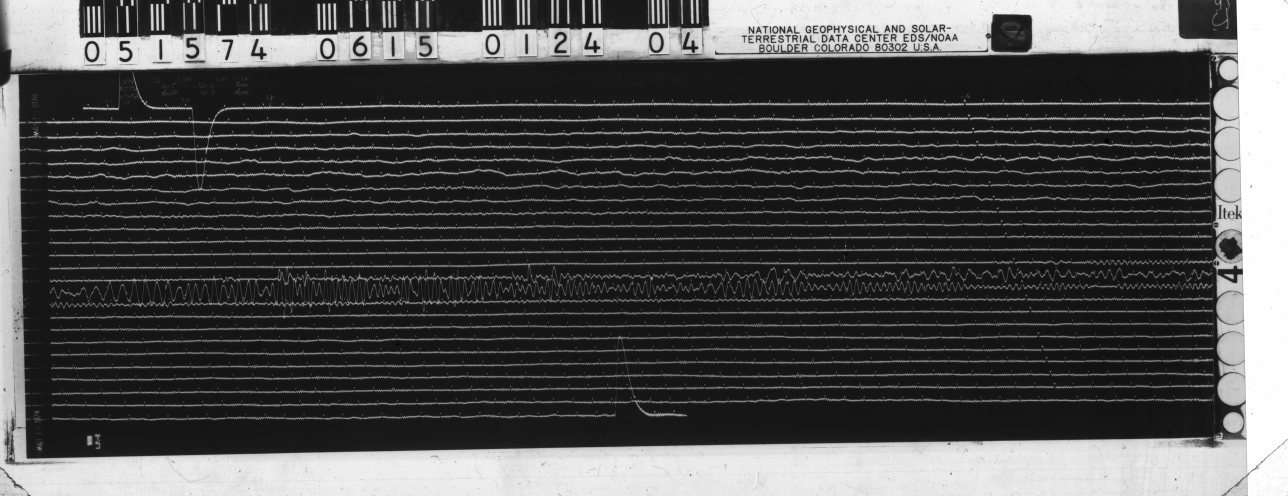
#> input picture in/dummy-seismo-small.png, 3863 x 1488 px (shown at 1/3 size); its folder holds only this picture in this run
$ python -i threshold.py   (imports and definitions only)   (Python 2 division)
#> lines starting #> are read from the running program, lines starting #| are printed output that depends on the picture; after the words box and inside, x2 and y2 are one past the last pixel; in counts of white or black regions, pixels touching at a corner belong together
### lib/mitchells_best_candidate.py
# -*- coding: utf-8 -*-
"""
Created on Sun Nov  9 21:53:26 2014

@author: benamy
"""

import numpy as np
from math import sqrt
from lib.debug import Debug

generator = Debug.random

def best_candidate_sample(coords, num_samples, num_candidates = 10):
  '''
  Sample points randomly from a 2-D array using Mitchell's Best Candidate
  sampling algorithm. Produces more even coverage of an array than simply
  taking a number of uniform random samples.

  Parameters
  ------------
  coords : 2-D array of ints
    A list of candidate points.
  num_samples : int
    The number of samples to take.
  num_candidates : int, optional
    The number of candidate samples to consider per sample point.

  Returns
  ---------
  samples : 2-D numpy array of ints
    The coordinates of the chosen sample points. The array has two columns
    and num_samples rows.
  '''
  samples = [get_candidates(coords,num_candidates)[0]]
  for i in xrange(1,num_samples):
    candidates = get_candidates(coords, num_candidates)
    best_candidate = find_best_candidate(candidates, samples)
    samples.append(best_candidate)
  samples = np.asarray(samples)
  return samples

def get_candidates(coords, num_candidates):
  random_indices = generator.choice(len(coords), num_candidates)
  candidates = coords[random_indices,:]
  return candidates

# [34 lines left out: functions best_candidate_sample_from_rect, get_candidates_from_rect, not called in this run]

def find_best_candidate(candidates, samples):
  best_candidate = None
  furthest_d = 0
  for candidate in candidates:
    _,dist = find_closest(candidate, samples)
    if dist > furthest_d:
      best_candidate = candidate
      furthest_d = dist
  return best_candidate

def find_closest(point, points):
  closest_p = points[0]
  closest_d = distance(point, closest_p)
  for p in points:
    d = distance(point, p)
    if d < closest_d:
      closest_p = p
      closest_d = d
  return [closest_p, closest_d]

def distance(p1, p2):
  return sqrt((p1[0] - p2[0])**2 + (p1[1] - p2[1])**2)

### lib/timer.py
import sys
from time import time

timeDict = {}
depth = 0

# keep track of whether timers are being nested
timer_open = False

def timeStart(key):
  global depth, timer_open

  timeDict[key] = time()

  printStart(key, timer_open)

  depth += 1
  timer_open = True

def timeEnd(key):
  global depth, timer_open

  depth -= 1

  time_elapsed = time() - timeDict[key]
  del timeDict[key]

  printEnd(key, time_elapsed, timer_open)

  timer_open = False

  return time_elapsed

def printStart(key, timer_open):
  if (timer_open is True):
    sys.stdout.write("\n")

  sys.stdout.write(getIndent() + key + " ... ")
  sys.stdout.flush()

def printEnd(key, time_elapsed, timer_open):
  if (timer_open is False):
    sys.stdout.write(getIndent())

  sys.stdout.write(str(time_elapsed) + "s \n")

def getIndent():
  return ''.join(["  " for i in range(depth)])

### lib/threshold.py
# -*- coding: utf-8 -*-
"""
Created on Fri Feb 13 13:05:12 2015

@author: benamy
"""

from lib.timer import timeStart, timeEnd
from lib.debug import Debug

import numpy as np
from scipy.interpolate import SmoothBivariateSpline as spline2d
from scipy.ndimage import distance_transform_edt
from skimage.morphology import (convex_hull_image)
from numpy.ma.core import MaskedArray
from mitchells_best_candidate import best_candidate_sample
from utilities import local_min

generator = Debug.random

def threshold(img, threshold_function, num_blocks, block_dims = None,
        smoothing = 0.003):
  '''
  Get a smoothly varying threshold from an image by applying the threshold
  function to multiple randomly positioned blocks of the image and using
  a 2-D smoothing spline to set the threshold across the image.

  Parameters
  ------------
  img : 2-D numpy array
    The grayscale image.
  threshold_function : a function
    The threshold function should take a grayscale image as an input and
    output an int or float.
  num_blocks : int
    The number of blocks within the image to which to apply the threshold
    function. A higher number will provide better coverage across the
    image but will take longer to evaluate.
  block_dims : tuple or numpy array, optional
    The dimensions of the rectangular blocks. Dimensions should be less
    than the dimensions of the image. If left unspecified, the blocks will
    be squares with area approximately equal to two times the area of the
    image, divided by num_blocks.
  smoothing : float, optional
    A parameter to adjust the smoothness of the 2-D smoothing spline. A
    higher number increases the smoothness of the output. An input of zero
    is equivalent to interpolation.

  Returns
  ---------
  th_new : 2-D numpy array
    The threshold. The array is the same shape as the original input image.
  '''
  img_dims = img.shape
  if num_blocks >= 16:
    spline_order = 3
  else:
    spline_order = int(np.sqrt(num_blocks) - 1)
  if spline_order == 0:
    return (np.ones_like(img) * threshold_function(img))

  if (type(img) is MaskedArray):
    mask = img.mask
  else:
    mask = np.zeros(img_dims, dtype=bool)

  candidate_coords = np.transpose(np.nonzero(~mask))

  if block_dims is None:
    block_dim = int(round(np.sqrt(2 * img.size / num_blocks)))
    block_dims = (block_dim, block_dim)

  timeStart("select block centers")
  points = best_candidate_sample(candidate_coords, num_blocks)
  timeEnd("select block centers")

  def get_threshold_for_block(center):
    block = get_block(img, center, block_dims)
    if (type(block) is MaskedArray):
      return threshold_function(block.compressed())
    else:
      return threshold_function(block)

  timeStart("calculate thresholds for blocks of size %s" % block_dim)
  thresholds = np.asarray([ get_threshold_for_block(center) for center in points ])
  timeEnd("calculate thresholds for blocks of size %s" % block_dim)

  timeStart("fit 2-D spline")
  # Maybe consider using lower-order spline for large images
  # (if large indices create problems for cubic functions)
  fit = spline2d(points[:,0], points[:,1], thresholds,
                 bbox = [0, img_dims[0], 0, img_dims[1]],
                 kx = spline_order, ky = spline_order,
                 s = num_blocks * smoothing)
  th_new = fit(x = np.arange(img_dims[0]), y = np.arange(img_dims[1]))
  th_new = fix_border(th_new, points)
  timeEnd("fit 2-D spline")
  return th_new

# [58 lines left out: function debug_blocks, not called in this run]

def get_block(img, center, block_dims):
  '''
  Returns the rectangular subarray of **img** centered at **center**, with
  dimensions at most equal to **block_dims**.

  Parameters
  -----------
  img : 2-D numpy array
  center : tuple or numpy array
    The coordinates of the center of the block. Should be integer-valued.
  block_dims : tuple or numpy array
    The dimensions of the block. If **center** is too close to the edge of
    **img**, the returned block will have dimensions smaller than
    **block_dims**.

  Results
  ---------
  block : 2-D numpy array
    A subarray of **img**.
  '''
  img_dims = img.shape
  upper = max(0, center[0] - block_dims[0] / 2)
  lower = min(img_dims[0], center[0] + block_dims[0] / 2 + 1)
  left = max(0, center[1] - block_dims[1] / 2)
  right = min(img_dims[1], center[1] + block_dims[1] / 2 + 1)
  block = img[upper:lower, left:right]
  return block

def get_convex_hull(points, img_dims):
  '''
  Given an array containing the coordinates of points in a 2-D array, outputs
  the convex hull of those points.
  '''
  img = np.zeros(img_dims, dtype = bool)
  img[points[:,0], points[:,1]] = True
  return convex_hull_image(img)

def fix_border(spline, sample_points):
  '''
  Given coordinates of points in a 2-D array, finds the convex hull defined
  by those points. Outputs an image equal to spline within the convex hull
  and, everywhere outside the hull, equal to the value of the nearest point
  inside the hull.
  '''
  border = (~ get_convex_hull(sample_points, spline.shape))
  ind = distance_transform_edt(border, return_distances = False,
                 return_indices = True)
  return spline[tuple(ind)]

def get_hist_and_background_count(img):
  '''
  Returns a histogram of all pixel values for a grayscale image. Also
  returns the expected histogram of background pixel values.

  Parameters
  ------------
  img : 2-D numpy array
    The grayscale image. Can be either floats on the interval [0,1] or
    ints on the interval [0,255].

  Returns
  --------
  hist, bin_edges, background_count : 1-D numpy arrays
    The histogram bin values and edges, and the expected distribution of values
    for background (i.e. non-trace) pixels.
  '''
  if np.amax(img) <= 1:
    bins = np.linspace(0, 256/255, num = 257)
    img = np.round(255 * img) / 255
  else:
    bins = np.arange(257)

  # Assume that data from 256,000 pixels is sufficient
  if img.size > 256 * 1000:
    prob = float(256 * 1000) / img.size
    img = img[(generator.random_sample(size = img.shape) < prob)]
  hist_counts, bin_edges = np.histogram(img, bins = bins)

  # Pad counts with 1 (to eliminate zeros)
  hist_counts = hist_counts + 1

  expected_background_counts = get_expected_background_pixel_counts(hist_counts)

  return hist_counts, bin_edges, expected_background_counts

def get_expected_background_pixel_counts(pixel_counts):
  peak_pixel_color = get_most_common_background_pixel_color(pixel_counts)

  # Copy the histogram values from [0 -> peak] into expected_background_counts
  expected_background_counts = np.zeros((256))
  expected_background_counts[0:(peak_pixel_color + 1)] = pixel_counts[0:(peak_pixel_color + 1)]

  # Reflect the histogram values from [0 -> peak) and copy them
  # into expected_background_counts[peak+1 -> 2*peak+1]; this assumes the distribution
  # of background pixel values is symmetrical about its peak
  if peak_pixel_color != 0:
    expected_background_counts[(peak_pixel_color + 1):(2 * peak_pixel_color + 1)] = pixel_counts[(peak_pixel_color - 1)::-1]

  return expected_background_counts

def get_most_common_background_pixel_color(pixel_counts):
  # Assume the most common pixel value < 128 is the peak
  # of the background pixel distribution
  return np.argmax(pixel_counts[0:128])

def make_background_thresh_fun(prob_background = 1):

  def get_background_thresh(img):
    '''
    Identifies a threshold for pixel intensity below which pixels are part of
    the background with at least a **prob_background** estimated probability.
    This works by assuming that most of the image is dark background, the
    single most common pixel brightness is the average brightness for a
    background pixel, and that the brightnesses of background pixels are
    distributed like the normal distribution.

    Parameters
    ------------
    img : 2-D numpy array
      The grayscale image. Can be either floats on the interval [0,1] or
      ints on the interval [0,255].
    prob_background : float, optional
      The minimum (estimated) probability that a pixel is part of the
      background. Must be <=1. Lower numbers will likely result in a higher
      returned threshold.

    Returns
    --------
    th : float or int
      The threshold below which pixels in the image are likely part of the
      background.
    '''
    hist, bin_edges, background_count = get_hist_and_background_count(img)
    probabilities = np.minimum(background_count / hist, 0.99)
    peak_pixel_color = get_most_common_background_pixel_color(hist)
    probabilities[0:(peak_pixel_color + 1)] = 1
    th = bin_edges[np.argmin(probabilities >= prob_background) - 1]
    return th

  return get_background_thresh

# [33 lines left out: function make_foreground_thresh_fun, not called in this run]

def background_threshold(img, prob_background = 1, num_blocks = None,
             block_dims = None):
  '''
  The pixel intensity at every location in the image below which the pixel
  is likely part of the dark background. The threshold varies smoothly
  across the image.

  Parameters
  ------------
  img : 2-D numpy array
    The grayscale image. Can be either floats on the interval [0,1] or
    ints on the interval [0,255].
  prob_background : float, optional
    The minimum probability (estimated) that a pixel below the threshold
    is part of the backround. Must be <= 1. Lower numbers will result in
    higher thresholds.
  num_blocks : int, optional
    The number of blocks of the image to use to create the threshold.
  block_dims : tuple or numpy array
    The dimensions of the rectangular blocks. Dimensions should be less
    than the dimensions of the image. If left unspecified, the blocks will
    be squares with area approximately equal to two times the area of the
    image, divided by num_blocks.

  Returns
  ----------
  th : 2-D numpy array
    The varying threshold that separates the dark background from the rest
    of the image. Has the same size and dimensions as img.
  '''
  # Default number of blocks assumes 500x500 blocks are a good size
  if num_blocks is None:
    num_blocks = int(np.ceil(2 * img.size / 250000))

  get_background_thresh = make_background_thresh_fun(prob_background)

  return threshold(img, get_background_thresh, num_blocks, block_dims,
                   smoothing=0.003)

# [125 lines left out: functions foreground_threshold, flatten_background, not called in this run]

>>> import cv2
>>> picture = cv2.imread('../in/dummy-seismo-small.png', cv2.IMREAD_GRAYSCALE)
#> picture is the input picture: shape (1488, 3863); min 0, max 255, mean 78.8
>>> result = background_threshold(picture)
#> in get_block (call 37), `block = img[upper:lower, left:right]`:
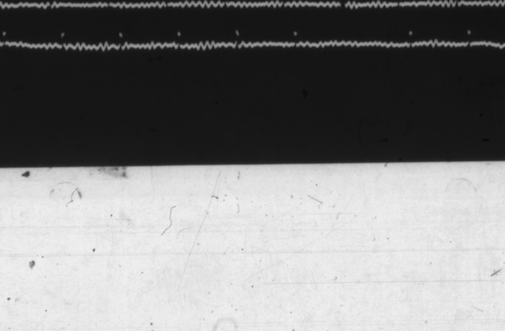
#> block: shape (331, 505); min 7, max 240, mean 128.6
#> in get_block (call 38), `block = img[upper:lower, left:right]`:
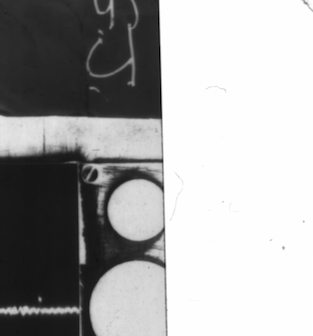
#> block: shape (336, 313); min 0, max 255, mean 165.6
#> in get_block (call 39), `block = img[upper:lower, left:right]`:
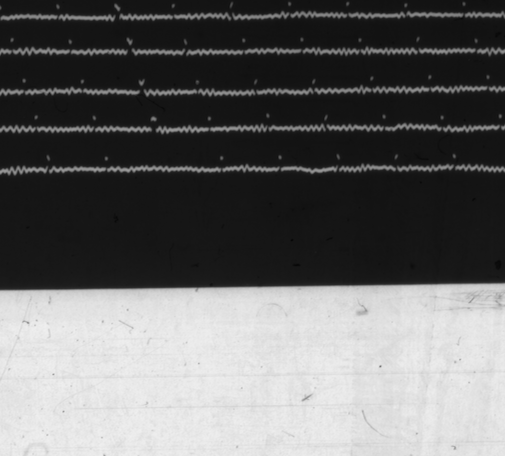
#> block: shape (456, 505); min 7, max 239, mean 102.3
#> in get_block (call 40), `block = img[upper:lower, left:right]`:
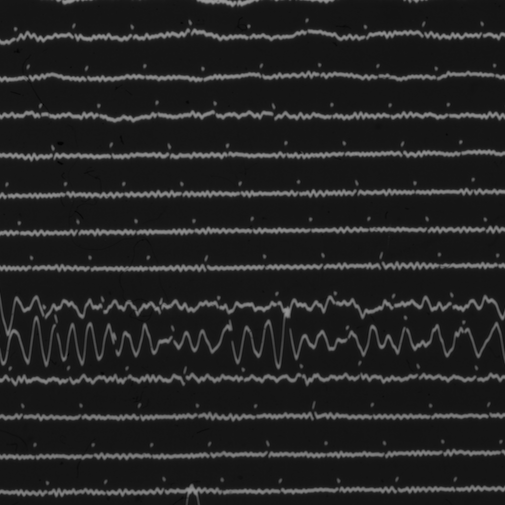
#> block: shape (505, 505); min 0, max 154, mean 34.6
#> in threshold, `th_new = fit(x = np.arange(img_dims[0]), y = np.arange(img_dims[1]))`:
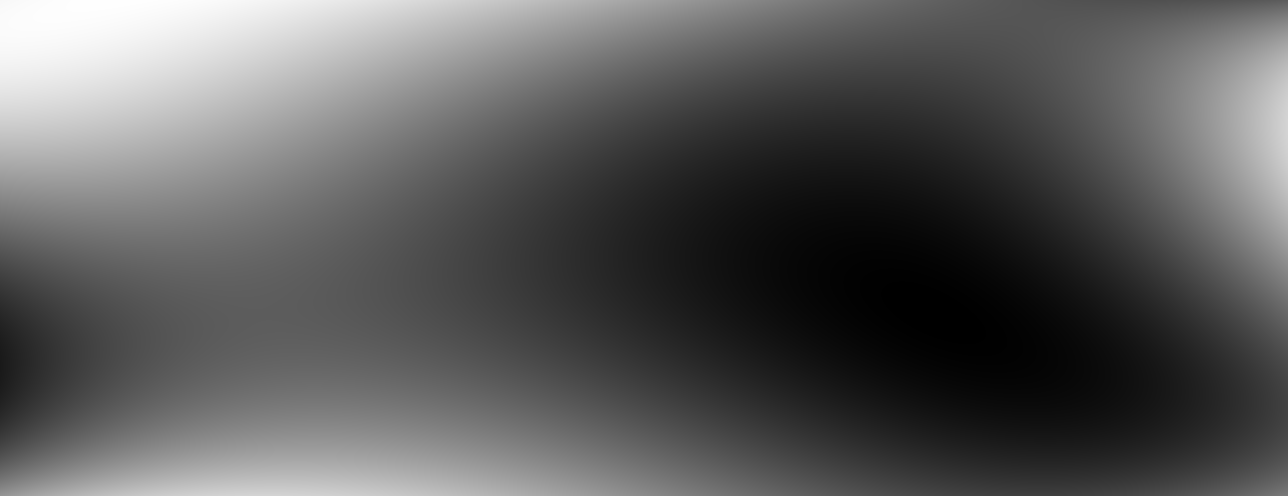
#> th_new: shape (1488, 3863) float64 (shown at 1/3 size); min 20.46, max 25.04, mean 22.1; drawn with min black and max white
#> in fix_border, `ind = distance_transform_edt(border, return_distances = False, return_..`:
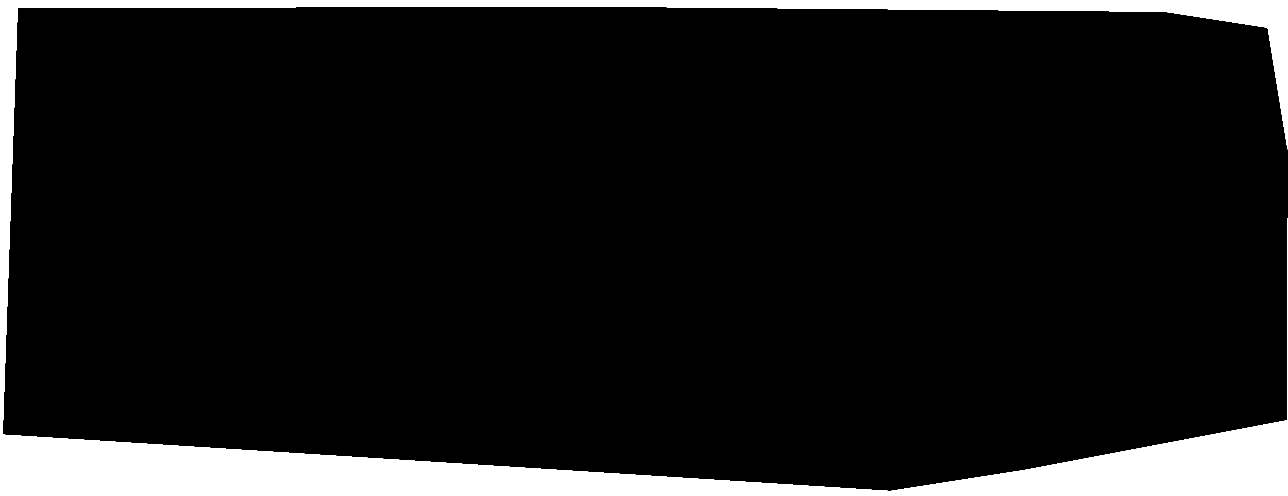
#> border: shape (1488, 3863) bool (shown at 1/3 size); 9.8% white; 1 white region, box (x1, y1, x2, y2) and area: (0, 0, 3863, 1488) 564936
#> in fix_border, `return spline[tuple(ind)]`:
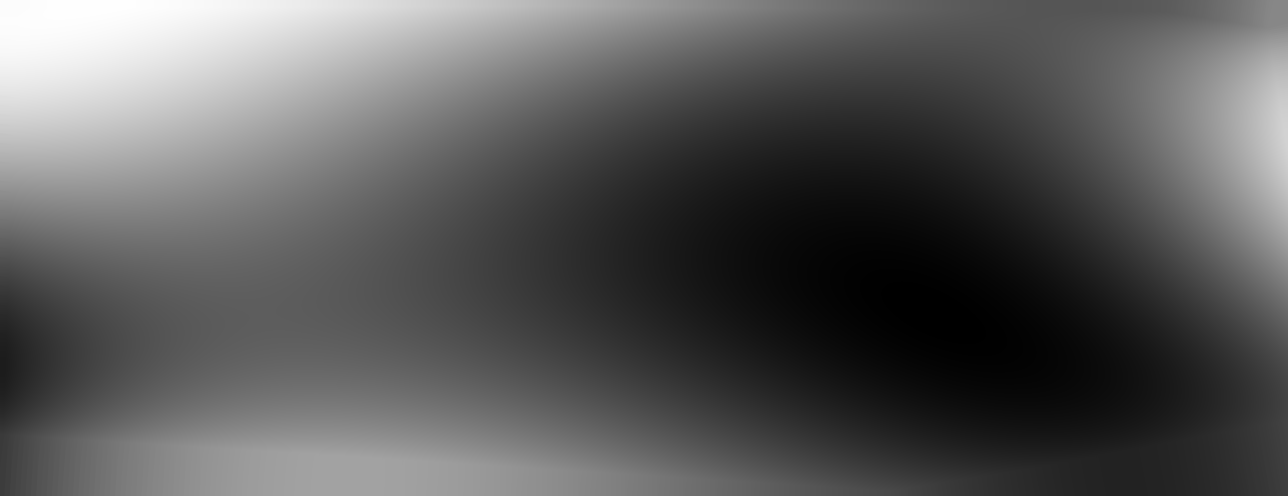
#> returned value: shape (1488, 3863) float64 (shown at 1/3 size); min 20.46, max 25.03, mean 22.1; drawn with min black and max white
